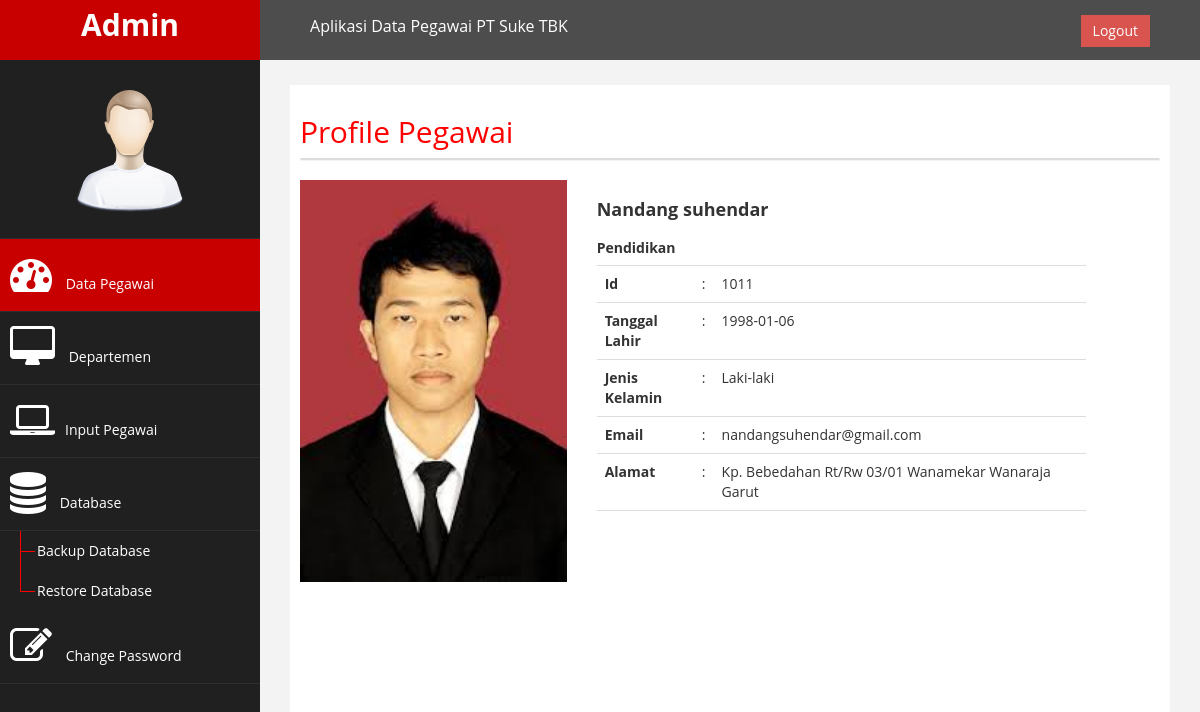
Page /menu/employee_detail.php?id=1011 on the committed database.
### tables this page shows
CREATE TABLE IF NOT EXISTS `pegawai` (
  `id` int(20) NOT NULL,
  `name` varchar(50) NOT NULL,
  `dateofbirth` date NOT NULL,
  `gender` varchar(10) NOT NULL,
  `departemen` varchar(50) NOT NULL,
  `email` varchar(40) NOT NULL,
  `addres` varchar(100) NOT NULL,
  `photo` varchar(50) DEFAULT NULL,
  PRIMARY KEY (`id`)
);

### menu/employee_detail.php (the view, shortened to what this page needs)
<?php require_once('../Connections/koneksi.php'); ?>
<?php
if (!function_exists("GetSQLValueString")) {
function GetSQLValueString($theValue, $theType, $theDefinedValue = "", $theNotDefinedValue = "")
{
  $theValue = function_exists("mysql_real_escape_string") ? mysql_real_escape_string($theValue) : mysql_escape_string($theValue);
  switch ($theType) {
    case "long":
    case "int":
      $theValue = ($theValue != "") ? intval($theValue) : "NULL";
      break;
  }
  return $theValue;
}
}
$colname_pegawai = "-1";
if (isset($_GET['id'])) {
  $colname_pegawai = $_GET['id'];
}
$query_pegawai = sprintf("SELECT * FROM pegawai WHERE id = %s", GetSQLValueString($colname_pegawai, "int"));
$pegawai = mysql_query($query_pegawai, $koneksi) or die(mysql_error());
$row_pegawai = mysql_fetch_assoc($pegawai);
?>
<!DOCTYPE html PUBLIC "-//W3C//DTD XHTML 1.0 Transitional//EN" "http://www.w3.org/TR/xhtml1/DTD/xhtml1-transitional.dtd">
<html xmlns="http://www.w3.org/1999/xhtml">
<head>
    <link rel="stylesheet" href="../Bootstrap/jQuery Datetimepicker/css/bootstrap-datetimepicker.min.css" >
    <link href="../Bootstrap/css/bootstrap.css" rel="stylesheet" />
    <link href="../Bootstrap/css/font-awesome.css" rel="stylesheet" />
    <link href="../Bootstrap/js/morris/morris-0.4.3.min.css" rel="stylesheet" />
    <link href="../Bootstrap/css/custom.css" rel="stylesheet" />
</head>
<body>
<div id="wrapper">
<nav class="navbar navbar-default navbar-cls-top " role="navigation" style="margin-bottom: 0">
            <div class="navbar-header">
                <a class="navbar-brand">Admin</a>
            </div>
            <div style="color: white;
            padding: 15px 50px 5px 50px;
float: left;
font-size: 16px;">Aplikasi Data Pegawai PT Suke TBK&nbsp;
            </div>
  <div style="color: white;
padding: 15px 50px 5px 50px;
float: right;
font-size: 16px;"><a href="../index.php" class="btn btn-danger square-btn-adjust">Logout</a> </div>
</nav>
                <nav class="navbar-default navbar-side" role="navigation">
            <div class="sidebar-collapse">
                <ul class="nav" id="main-menu">
				<li class="text-center">
                    <img src="../Bootstrap/img/find_user.png" class="user-image img-responsive"/>
</li>
                    <li>
                        <a class="active-menu"  href="../dashboard.php"><i class="fa fa-dashboard fa-3x"></i> Data Pegawai</a>
                    </li>
                     <li>
                        <a  href="department.php"><i class="fa fa-desktop fa-3x"></i> Departemen</a>
                    </li>
                    <li>
                      <a  href="add_employee.php"><i class="fa fa-laptop fa-3x"></i>Input Pegawai</a>
                    </li>
						   <li  >
                        <a><i class="fa fa-database fa-3x"></i> Database</a>
               	</li>
                    <ul class="nav nav-second-level">
                      <li>
                                <a href="backup_database.php">Backup Database</a>
                      </li>
                      <li>
                                <a href="restore_database.php">Restore Database</a>
                      </li>
</ul>
<li  >
                        <a  href="change_password.php"><i class="fa fa-edit fa-3x"></i> Change Password</a>
                    </li>
            </div>
        </nav>
<div id="page-wrapper" >
          <div id="page-inner">
            <div class="row">
              <div class="col-md-12">
                <h2>Profile Pegawai</h2>
              </div>
            </div>
            <div class="row">
                <div class="col-md-12">
                    <div class="panel panel-default">
                    </div>
  <div class="row">
  <div class="col-md-4"><img src="../image/<?php echo $row_pegawai['photo']; ?>" width="295" height="241" class="img-responsive" /></div>
  <div class="col-md-7">
  <table>
  <tr>
    <td><h4><strong><?php echo $row_pegawai['name']; ?></strong></h4></td>
  </tr>
  <tr>
    <td><h5><strong><?php echo $row_pegawai['departemen']; ?></strong></h5></td>
  </tr>
  </table>
  <table class="table table-hover">
  <tr>
    <td width="20%"><strong>Id</strong></td>
    <td width="3%">:</td>
    <td width="77%"><?php echo $row_pegawai['id']; ?></td>
  </tr>
  <tr>
    <td><strong>Tanggal Lahir</strong></td>
    <td>:</td>
    <td><?php echo $row_pegawai['dateofbirth']; ?></td>
  </tr>
  <tr>
  <tr>
    <td><strong>Jenis Kelamin</strong></td>
    <td>:</td>
    <td><?php echo $row_pegawai['gender']; ?></td>
  </tr>
  <tr>
    <td><strong>Email</strong></td>
    <td>:</td>
    <td><?php echo $row_pegawai['email']; ?></td>
  </tr>
  <tr>
    <td><strong>Alamat</strong></td>
    <td>:</td>
    <td><?php echo $row_pegawai['addres']; ?></td>
  </tr>
  <tr>
    <td></td>
    <td></td>
    <td></td>
  </tr>
</table>
  </div>
</div>
</div>
        </div>
</body>
</html>

### rows in the picture
pegawai: photo (picture), name "Nandang suhendar", departemen "Pendidikan", id "1011", dateofbirth "1998-01-06", gender "Laki-laki", email "nandangsuhendar@gmail.com", addres "Kp. Bebedahan Rt/Rw 03/01 Wanamekar Wanaraja Garut"
